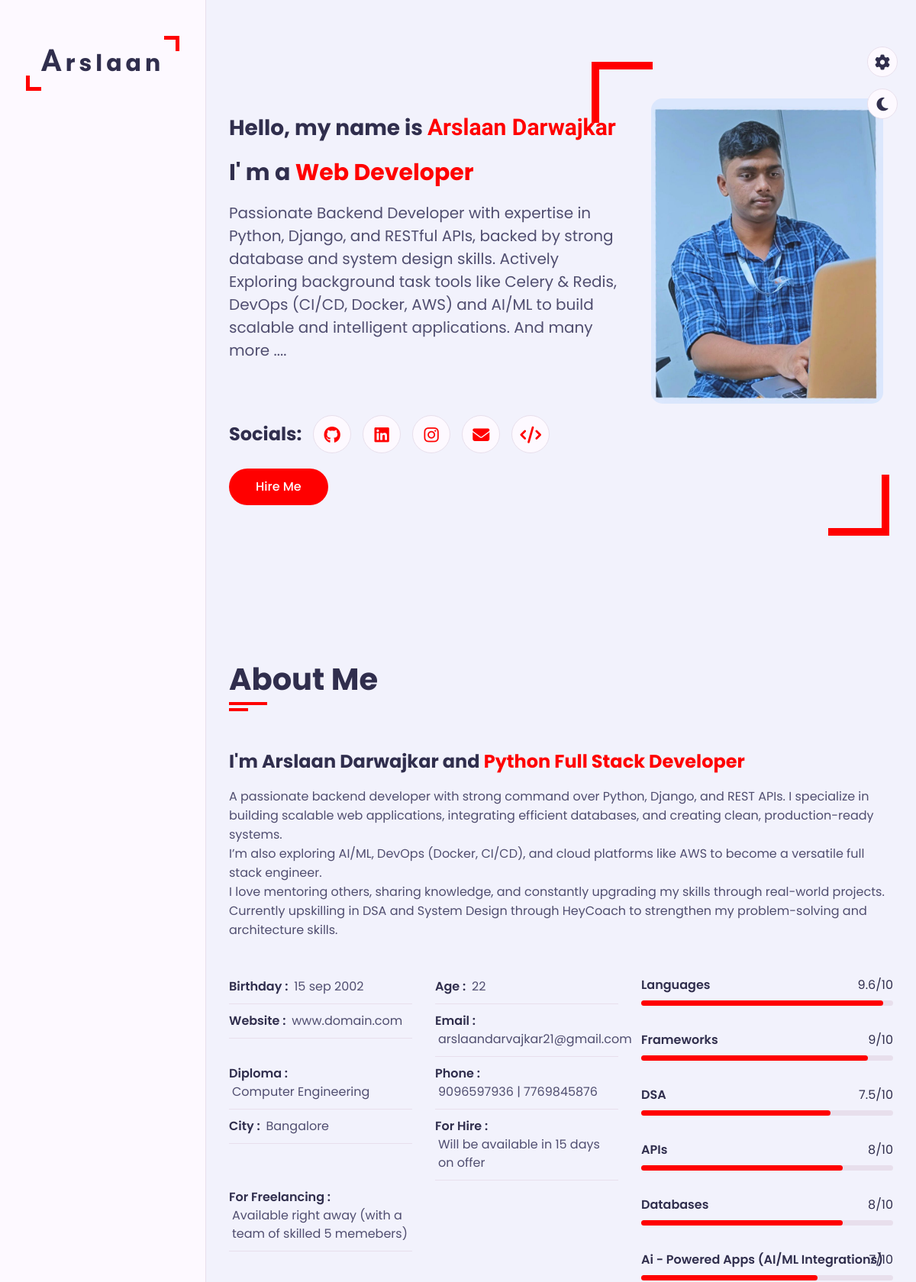
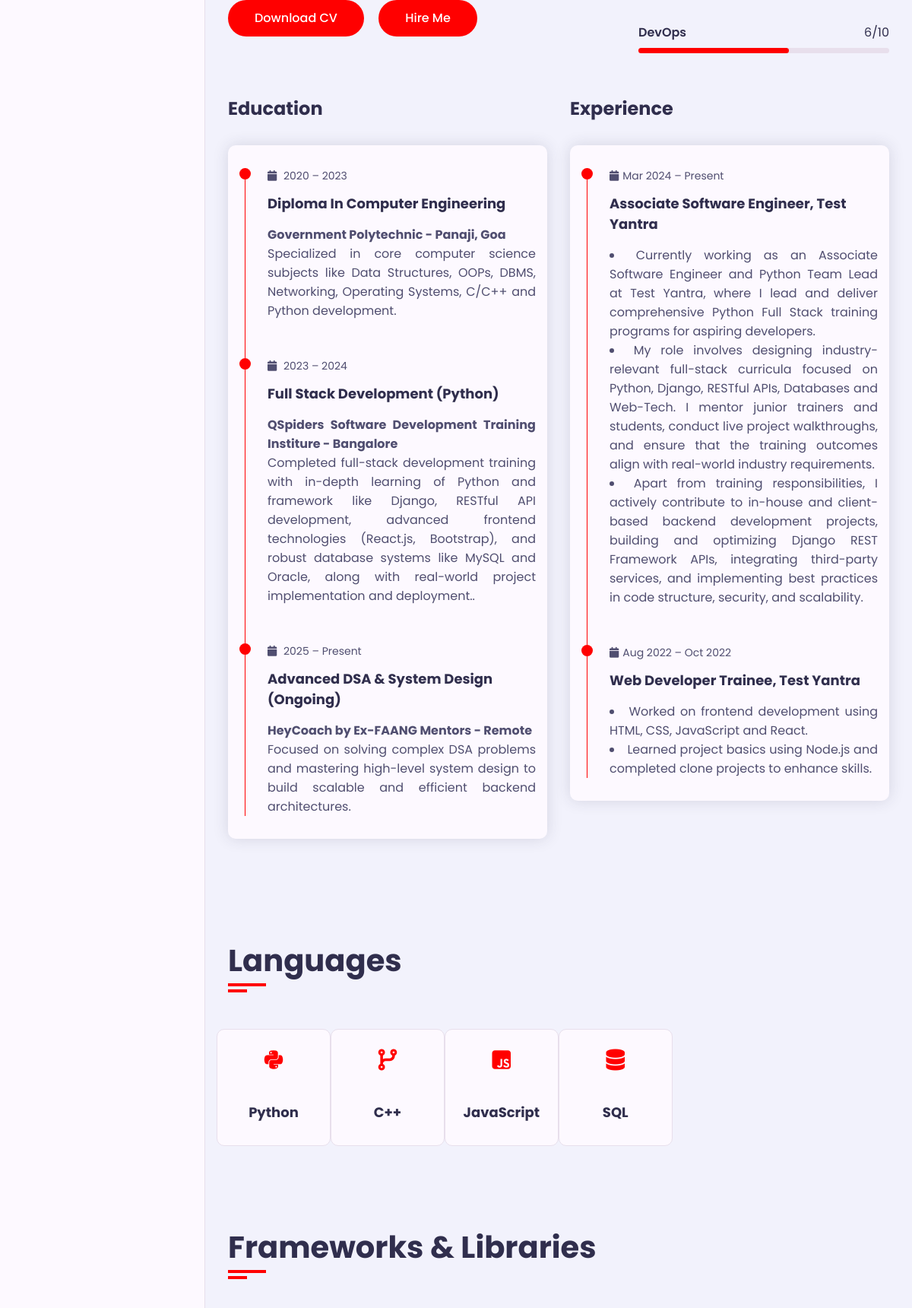
The page / (upper part) on the database its author committed (2 pictures, top to bottom).
### core/models.py (models this page shows, shortened)
class Education(models.Model):
    degree = models.CharField(max_length=100)
    institution = models.CharField(max_length=150)
    location = models.CharField(max_length=100, blank=True, null=True)
    start_year = models.CharField(max_length=10)
    end_year = models.CharField(max_length=10)
    description = models.TextField(blank=True, null=True)

class Experience(models.Model):
    position = models.CharField(max_length=100)
    company = models.CharField(max_length=150)
    location = models.CharField(max_length=100, blank=True, null=True)
    start_date = models.CharField(max_length=20)
    end_date = models.CharField(max_length=20)
    description = models.TextField(help_text="Use new lines for bullet points.")

class Skill(models.Model):
    skill_name = models.CharField(max_length=80)

class Stack(models.Model):
    skill_type = models.ForeignKey(Skill, on_delete=models.CASCADE)
    technology = models.CharField(max_length=50)
    icon_class = models.CharField(max_length=80)

### core/views.py (the view)
# urls.py: path('',index,name='index'),
def index(request):
    education = Education.objects.all()
    experience = Experience.objects.all()
    skills = Skill.objects.all()
    projects = Project.objects.all()
    resume = Resume.objects.all().last()
    return render(request,'index.html',{
        'education':education,
        'experience':experience,
        'skills':skills,
        'projects':projects,
        'resume':resume
    })

### templates/index.html (shortened to what this page needs)
{% load static %}
<html lang="en">
<head>
    <link rel="stylesheet" href="{% static 'css/style.css' %}">
    <link rel="stylesheet" href="{% static 'css/skins/color-1.css' %}">
    <link rel="stylesheet" href="https://cdnjs.cloudflare.com/ajax/libs/font-awesome/6.7.2/css/all.min.css">
    <link rel="stylesheet" href="{% static 'css/skins/color-1.css' %}" class="alternate-style" title="color-1" disabled>
    <link rel="stylesheet" href="{% static 'css/skins/color-2.css' %}" class="alternate-style" title="color-2" disabled>
    <link rel="stylesheet" href="{% static 'css/skins/color-3.css' %}" class="alternate-style" title="color-3" disabled>
    <link rel="stylesheet" href="{% static 'css/skins/color-4.css' %}" class="alternate-style" title="color-4" disabled>
    <link rel="stylesheet" href="{% static 'css/skins/color-5.css' %}" class="alternate-style" title="color-5" disabled>
    <link rel="stylesheet" href="{% static 'css/style-switcher.css' %}">
</head>
<body>
    <div class="main-container">
        {% include 'core/aside.html' %}
        <div class="main-content">
            {% include 'core/home.html' %}
            {% include 'core/about.html' %}
            {% include 'core/tech_stack.html' %}
        </div>
    </div>
    {% include 'core/switcher.html' %}
</body>
</html>

### templates/core/aside.html (shortened to what this page needs)
<div class="aside">
    <div class="logo">
        <a href=""><span>A</span>rslaan</a>
    </div>
</div>

### templates/core/home.html
{% load static %}
<section class="home section" id="home">
    <div class="container">
        <div class="row">
            <div class="home-info  padd-15 ">
                <h3 class="hello">Hello, my name is <span class="name">Arslaan Darwajkar</span></h3>
                <h3 class="my-profession">I' m a <span class="typing">Web Developer</span></h3>
                <p>
                    Passionate Backend Developer with expertise in Python, Django, and RESTful APIs, backed
                    by strong database and system
                    design skills. Actively Exploring background task tools like Celery & Redis, DevOps
                    (CI/CD, Docker, AWS) and AI/ML to build
                    scalable and intelligent applications. And many more
                    ....
                </p>
                <div class="socials" style="margin-bottom: 20px;">
                    <div style="display: flex; align-items: center; gap: 15px;">
                        <h2 style="margin: 0;">Socials:</h2>
                        <a href="https://github.com/Pro-Ace-grammer" target="_blank" title="GitHub"
                            class="icon">
                            <i class="fab fa-github"></i>
                        </a>
                        <a href="https://www.linkedin.com/in/arslaan-darwajkar-5a46b0168/" target="_blank"
                            title="LinkedIn" class="icon">
                            <i class="fab fa-linkedin"></i>
                        </a>
                        <a href="https://www.instagram.com/code_ace.py" target="_blank" title="Instagram"
                            class="icon">
                            <i class="fab fa-instagram"></i>
                        </a>
                        <a href="mailto:arsalandarvajkar21@gmail.com" title="Email" class="icon">
                            <i class="fas fa-envelope"></i>
                        </a>
                        <a href="https://leetcode.com/u/arsalandarvajkar21/" target="_blank"
                            title="LeetCode" class="icon">
                            <i class=" fa fa-code"></i>
                        </a>
                    </div>
                </div>
                <a href="#contact" class="btn hire-me">Hire Me</a>
            </div>
            <div class="home-img padd-15">
                <img src="{% static 'image/hero-1.jpg' %}" alt="">
            </div>
        </div>
    </div>
</section>

### templates/core/about.html
<section class="about section" id="about">
    <div class="container">
        <div class="row">
            <div class="section-title padd-15">
                <h2>About Me</h2>
            </div>
        </div>
        <div class="row">
            <div class="about-content padd-15">
                <div class="row">
                    <div class="about-text padd-15 ">
                        <h3>I'm Arslaan Darwajkar and <span>Python Full Stack Developer</span></h3>
                        <p>
                            A passionate backend developer with strong command over Python, Django, and REST
                            APIs.
                            I specialize in building scalable web applications, integrating efficient
                            databases,
                            and creating clean, production-ready systems. <br> I’m also exploring AI/ML,
                            DevOps (Docker, CI/CD), and
                            cloud platforms like AWS to become a versatile full stack engineer. <br>
                            I love mentoring others, sharing knowledge, and constantly upgrading my skills
                            through real-world projects. <br>
                            Currently upskilling in DSA and System Design through HeyCoach to strengthen my
                            problem-solving and architecture skills.
                        </p>
                    </div>
                </div>
                <div class="row">
                    <div class="personal-info padd-15">
                        <div class="row">
                            <div class="info-item padd-15">
                                <p>Birthday : <span>15 sep 2002</span></p>
                            </div>
                            <div class="info-item padd-15">
                                <p>Age : <span>22</span></p>
                            </div>
                            <div class="info-item padd-15">
                                <p>Website : <span>www.domain.com</span></p>
                            </div>
                            <div class="info-item padd-15">
                                <p>Email : <span>arslaandarvajkar21@gmail.com</span></p>
                            </div>
                            <div class="info-item padd-15">
                                <p>Diploma : <span>Computer Engineering</span></p>
                            </div>
                            <div class="info-item padd-15">
                                <p>Phone : <span>9096597936 | 7769845876</span></p>
                            </div>
                            <div class="info-item padd-15">
                                <p>City : <span>Bangalore</span></p>
                            </div>
                            <div class="info-item padd-15">
                                <p>For Hire : <span>Will be available in 15 days on offer</span></p>
                            </div>
                            <div class="info-item padd-15">
                                <p>For Freelancing : <span>Available right away (with a team of skilled 5
                                        memebers)</span></p>
                            </div>
                        </div>
                        <div class="row">
                            <div class="buttons padd-15">
                                <a href="{{ resume.file.url }}" class="btn" download>Download CV</a>
                                <a href="#contact" class="btn hire-me">Hire Me</a>
                            </div>
                        </div>
                    </div>
                    <div class="skills padd-15 ">
                        <div class="row">
                            <div class="skill-item padd-15">
                                <h5>Languages</h5>
                                <div class="progress">
                                    <div class="progress-in" style="width: 96%;"></div>
                                    <div class="skill-percent">9.6/10</div>
                                </div>
                            </div>
                            <div class="skill-item padd-15">
                                <h5>Frameworks</h5>
                                <div class="progress">
                                    <div class="progress-in" style="width: 90%;"></div>
                                    <div class="skill-percent">9/10</div>
                                </div>
                            </div>
                            <div class="skill-item padd-15">
                                <h5>DSA</h5>
                                <div class="progress">
                                    <div class="progress-in" style="width: 75%;"></div>
                                    <div class="skill-percent">7.5/10</div>
                                </div>
                            </div>
                            <div class="skill-item padd-15">
                                <h5>APIs</h5>
                                <div class="progress">
                                    <div class="progress-in" style="width: 80%;"></div>
                                    <div class="skill-percent">8/10</div>
                                </div>
                            </div>
                            <div class="skill-item padd-15">
                                <h5>Databases</h5>
                                <div class="progress">
                                    <div class="progress-in" style="width: 80%;"></div>
                                    <div class="skill-percent">8/10</div>
                                </div>
                            </div>
                            <div class="skill-item padd-15">
                                <h5>Ai - Powered Apps (AI/ML integrations)</h5>
                                <div class="progress">
                                    <div class="progress-in" style="width: 70%;"></div>
                                    <div class="skill-percent">7/10</div>
                                </div>
                            </div>
                            <div class="skill-item padd-15">
                                <h5>DevOps</h5>
                                <div class="progress">
                                    <div class="progress-in" style="width: 60%;"></div>
                                    <div class="skill-percent">6/10</div>
                                </div>
                            </div>
                        </div>
                    </div>
                </div>
                <div class="row">
                    <div class="education padd-15">
                        <h3 class="title">Education</h3>
                        <div class="row">
                            <div class="timeline-box padd-15">
                                <div class="timeline shadow-dark">
                                    {% for edu in education %}
                                    <div class="timeline-item">
                                        <div class="circle-dot"></div>
                                        <h3 class="timeline-date"><i class="fa fa-calendar"></i> {{ edu.start_year }} – {{ edu.end_year }}
                                        </h3>
                                        <h4 class="timeline-title">{{ edu.degree }}</h4>
                                        <p class="timeline-text"><b>{{ edu.institution }} - {{ edu.location }}</b><br>
                                            {{ edu.description }}</p>
                                    </div>
                                    {% endfor %}
                                </div>
                            </div>
                        </div>
                    </div>
                    <div class="experience padd-15">
                        <h3 class="title">Experience</h3>
                        <div class="row">
                            <div class="timeline-box padd-15">
                                <div class="timeline shadow-dark">
                                    {% for exp in experience %}
                                    <div class="timeline-item">
                                        <div class="circle-dot"></div>
                                        <h3 class="timeline-date"><i class="fa fa-calendar"></i>{{ exp.start_date }} –
                                            {{ exp.end_date }}</h3>
                                        <h4 class="timeline-title">{{ exp.position }}, Test Yantra
                                        </h4>
                                        <p class="timeline-text">
                                            {% for point in exp.description.splitlines %}
                                                <li class="timeline-text">{{ point }}</li>
                                            {% endfor %}
                                        </p>
                                    </div>
                                    {% endfor %}
                                </div>
                            </div>
                        </div>
                    </div>
                </div>
            </div>
        </div>
    </div>
</section>

### templates/core/tech_stack.html
<section class="service section" id="services">
    {% for skill in skills %}
    <div class="container">
        <div class="row">
            <div class="section-title padd-15">
                <h2>{{ skill.skill_name }}</h2>
            </div>
        </div>
        <div class="row">
            {% for stack in skill.stack_set.all %}
            <div class="service-item">
                <div class="service-item-inner">
                    <div class="icon"><i class="{{ stack.icon_class }}"></i></div>
                    <h4>{{stack.technology}}</h4>
                </div>
            </div>
            {% endfor %}
        </div>
    </div>
    {% endfor %}
</section>

### templates/core/switcher.html (shortened to what this page needs)
<div class="style-switcher">
    <div class="style-switcher-toggler s-icon">
        <i class="fas fa-cog fa-spin"></i>
    </div>
    <div class="day-night s-icon">
        <i class="fas "></i>
    </div>
</div>

### static/css/skins/color-1.css (style rules this page uses)
:root { --skin-color:#ff0000; }

### static/css/style-switcher.css (style rules this page uses)
.style-switcher { position: fixed; right: 0; top: 60px; padding: 15px; width: 200px; border: 1px solid var(--bg-black-50); background: var(--bg-black-100); z-index: 101; border-radius: 5px; transition: all 0.3s ease; transform: translateX(100%); }
.style-switcher .s-icon { position: absolute; height: 40px; width: 40px; text-align: center; font-size: 20px; background: var(--bg-black-100); color: var(--text-black-900); right: 100%; border: 1px solid var(--bg-black-50); margin-right: 25px; cursor: pointer; transition: all 0.3s ease; border-radius: 50%; }
.style-switcher .s-icon i { line-height: 40px; }
.style-switcher .style-switcher-toggler { top: 0; }
.style-switcher .day-night { top: 55px; }

### rows shown on the page
Education: start_year "2020", end_year "2023", degree "Diploma In Computer Engineering", institution "Government Polytechnic", location "Panaji, Goa", description "Specialized in core computer science subjects like Data Structures, OOPs, DBMS, Networking, Operating Systems, C/C++ and Python development."
Education: start_year "2023", end_year "2024", degree "Full Stack Development (Python)", institution "QSpiders Software Development Training Institure", location "Bangalore", description "Completed full-stack development training with in-depth learning of Python and framework like Django, RESTful API development, advanced frontend technologies (React.js, Bootstrap), and robust database systems like MySQL and Oracle, along with real-world project implementation and deployment.."
Education: start_year "2025", end_year "Present", degree "Advanced DSA & System Design (Ongoing)", institution "HeyCoach by Ex-FAANG Mentors", location "Remote", description "Focused on solving complex DSA problems and mastering high-level system design to build scalable and efficient backend architectures."
Experience: start_date "Mar 2024", end_date "Present", position "Associate Software Engineer", splitlines "Currently working as an Associate Software Engineer and Python Team Lead at Test Yantra, where I lead and deliver comprehensive Python Full Stack training programs for aspiring developers." "My role involves designing industry-relevant full-stack curricula focused on Python, Django, RESTful APIs, Databases and Web-Tech. I mentor junior trainers and students, conduct live project walkthroughs, and ensure that the training outcomes align with real-world industry requirements." "Apart from training responsibilities, I actively contribute to in-house and client-based backend development projects, building and optimizing Django REST Framework APIs, integrating third-party services, and implementing best practices in code structure, security, and scalability."
Experience: start_date "Aug 2022", end_date "Oct 2022", position "Web Developer Trainee", splitlines "Worked on frontend development using HTML, CSS, JavaScript and React." "Learned project basics using Node.js and completed clone projects to enhance skills."
Skill: skill_name "Languages"
Stack: technology "Python"
Stack: technology "C++"
Stack: technology "JavaScript"
Stack: technology "SQL"
Skill: skill_name "Frameworks & Libraries"
